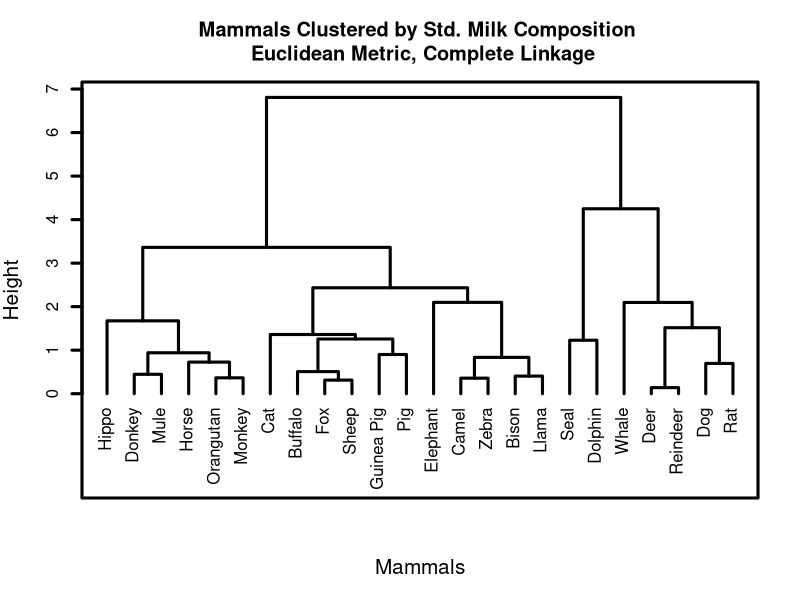
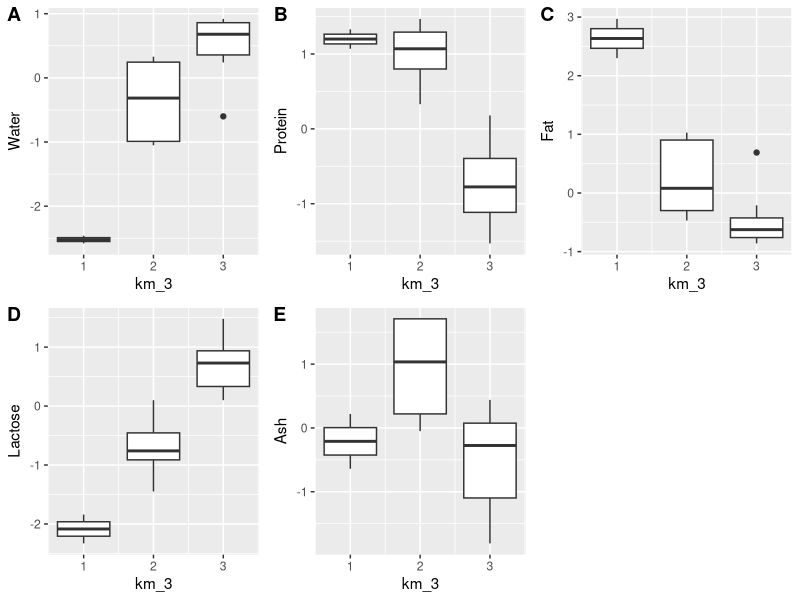
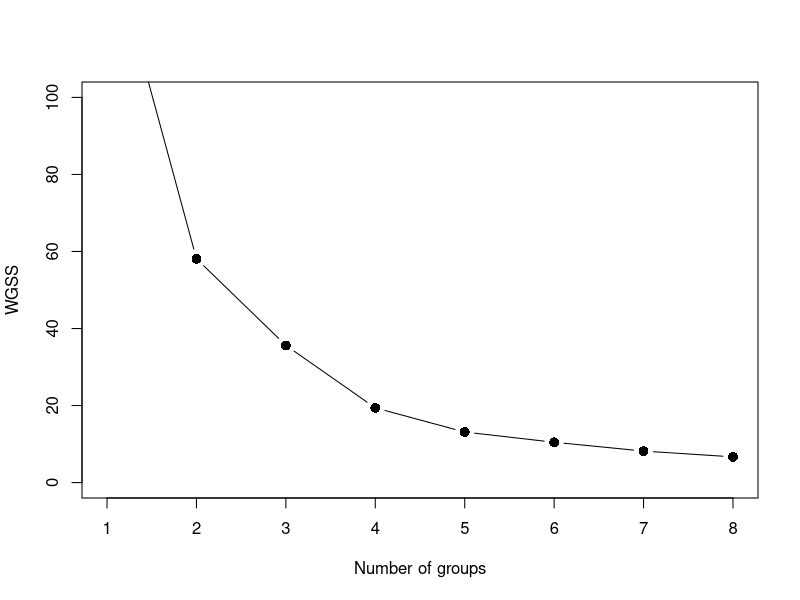

Source code (R) for these figures, in order:
## ---- chunk 1
knitr::opts_chunk$set(warning=FALSE, message=FALSE)
## ---- chunk 2
library(tidyverse)
Mammals_Milk<-read.csv("Milk_Composition.csv",header=T,row.names=1)
head(Mammals_Milk)
## ---- chunk 3
summary(Mammals_Milk)
## ---- chunk 4
Mammals_Milk_Std<-round(scale(Mammals_Milk),2)
head(Mammals_Milk_Std)
## ---- chunk 5
Mammals_Milk_HC <- hclust(dist(Mammals_Milk_Std))
Mammals_Milk_HC

plot(Mammals_Milk_HC, lwd =3, main="Mammals Clustered by Std. Milk Composition \n Euclidean Metric, Complete Linkage", sub="", xlab="Mammals", cex.lab=1.25, hang=-1, frame.plot=T)

## ---- chunk 6
set.seed(125)
MMilk_km_3 <- kmeans(Mammals_Milk_Std, centers = 3, nstart = 100)
MMilk_km_4 <- kmeans(Mammals_Milk_Std, centers = 4, nstart = 100)
Mammals_Milk_Std <- data.frame(Mammals_Milk_Std, km_3 = MMilk_km_3$cluster, km_4 = MMilk_km_4$cluster)
Mammals_Milk_Std_a_3 <- arrange(Mammals_Milk_Std, km_3)
Mammals_Milk_Std_a_4 <- arrange(Mammals_Milk_Std, km_4)
Mammals_Milk_Std_a_3
Mammals_Milk_Std_a_4 
## ---- chunk 7
MMilk_Agg_K3 <- Mammals_Milk_Std %>%
  group_by(km_3) %>%
  summarize(Count=n(), Mean_Water = mean(Water), Mean_Protein = mean(Protein), Mean_Fat = mean(Fat), Mean_Lactose = mean(Lactose), Mean_Ash = mean(Ash))
MMilk_Agg_K3

MMilk_Agg_K4 <- Mammals_Milk_Std %>%
  group_by(km_4) %>%
  summarize(Count=n(), Mean_Water = mean(Water), Mean_Protein = mean(Protein), Mean_Fat = mean(Fat), Mean_Lactose = mean(Lactose), Mean_Ash = mean(Ash))
MMilk_Agg_K4
## ---- chunk 8
#install.packages("cowplot")
library(ggplot2)
require(cowplot)
graph1 <- ggplot(Mammals_Milk_Std, aes(km_3, Water)) +
  geom_boxplot(aes(group=km_3))

graph2 <- ggplot(Mammals_Milk_Std, aes(km_3, Protein)) +
  geom_boxplot(aes(group=km_3))

graph3 <- ggplot(Mammals_Milk_Std, aes(km_3, Fat)) +
  geom_boxplot(aes(group=km_3))

graph4 <- ggplot(Mammals_Milk_Std, aes(km_3, Lactose)) +
  geom_boxplot(aes(group=km_3))

graph5 <- ggplot(Mammals_Milk_Std, aes(km_3, Ash)) +
  geom_boxplot(aes(group=km_3))

plot_grid(graph1, graph2, graph3, graph4, graph5, labels = "AUTO")
## ---- chunk 9
wgss <- rep(0,8)
for (i in 1:8) {
  wgss[i] <- kmeans(Mammals_Milk_Std, centers=i, nstart=50)$tot.withinss
}
plot(c(1:8), wgss, type="b", pch=16, cex=1.3,ylim=c(0,100), xlab="Number of groups", ylab="WGSS")
